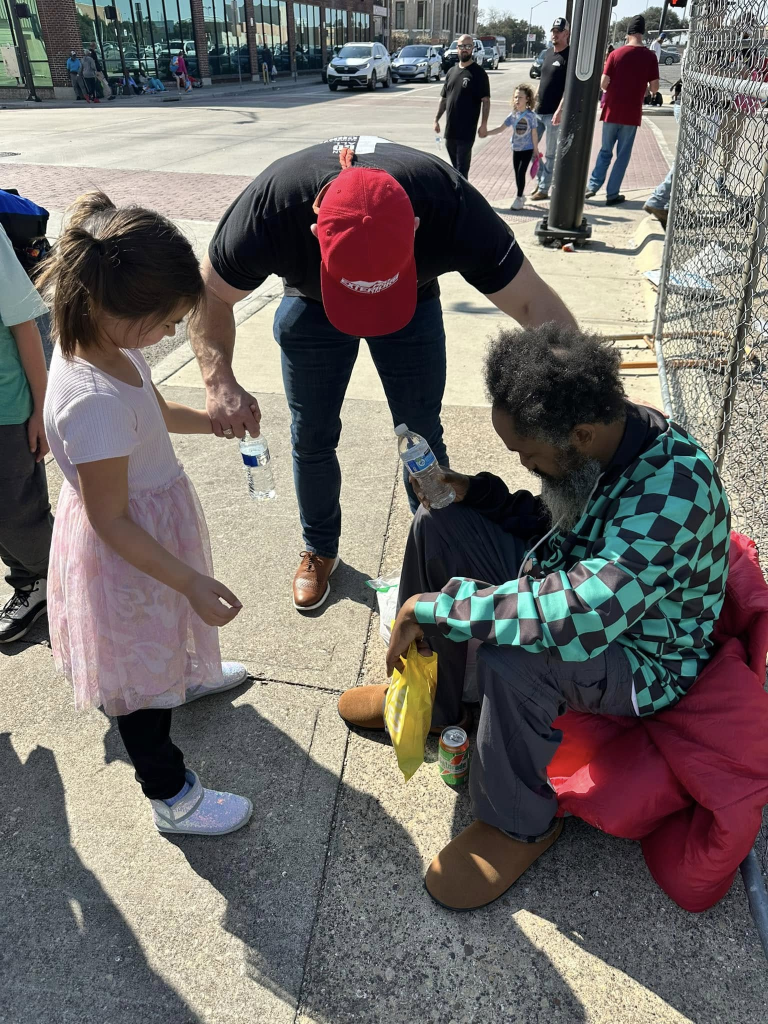
#> input picture brand-assets/pro-ministries-images/Pro Ministries Images/484510611_682320301036448_4348144568674459449_n.jpg, 1536 x 2048 px (shown at 1/2 size)
$ python -i frame_headshot.py   (imports and definitions only)
#> lines starting #> are read from the running program, lines starting #| are printed output that depends on the picture
#!/usr/bin/env python3
"""
frame_headshot.py — Pro Exteriors team-headshot framing tool.

Two modes:
  check    Detect the face and report whether a headshot is within the
           Pro Exteriors framing tolerance (see DESIGN.md "Team Headshots").
  reframe  Crop/resize a (already high-enough) source image to the canonical
           4:3 frame with the target head-top headroom and face scale.

The canonical standard is derived from the compliant team headshots:
  - Aspect ratio : 600 x 448  (4:3, ratio 1.339)
  - Face top      : 0.13 of frame height   (tolerance 0.08 - 0.24)
  - Face height   : 0.32 of frame height   (tolerance 0.26 - 0.44)
  - Face center x : 0.50                    (tolerance 0.46 - 0.54)

"Face" here is the OpenCV Haar frontal-face box (brow-to-chin), not the full
head. The numbers are internally consistent because every headshot is measured
the same way.

If `check` reports a head-top above tolerance (too little headroom) and the
source has no room to crop, the head must be EXTENDED first via the image
connector (outpaint additional background above the head), then `reframe` is
run on the extended image. See SKILL.md for the full workflow.

Usage:
  python3 frame_headshot.py check   <image> [<image> ...]
  python3 frame_headshot.py reframe <src_image> <dest.webp>
"""
import sys, os, cv2

# ── Canonical standard ─────────────────────────────────────────────────────
OUT_W, OUT_H = 600, 448
ASPECT       = OUT_W / OUT_H          # 1.339
TARGET_TOP   = 0.13                   # face-box top as fraction of frame height
TARGET_FACEH = 0.32                   # face-box height as fraction of frame height
TARGET_CX    = 0.50
TOL_TOP      = (0.08, 0.24)
TOL_FACEH    = (0.26, 0.44)
TOL_CX       = (0.46, 0.54)

_casc = cv2.CascadeClassifier(cv2.data.haarcascades + "haarcascade_frontalface_default.xml")


def detect_face(path):
    img = cv2.imread(path)
#> img is the input picture: shape (2048, 1536, 3); mean B, G, R 105.3, 108.1, 113.3
    if img is None:
        raise SystemExit(f"cannot read {path}")
    h, w = img.shape[:2]
#> h = 2048; w = 1536
    gray = cv2.cvtColor(img, cv2.COLOR_BGR2GRAY)
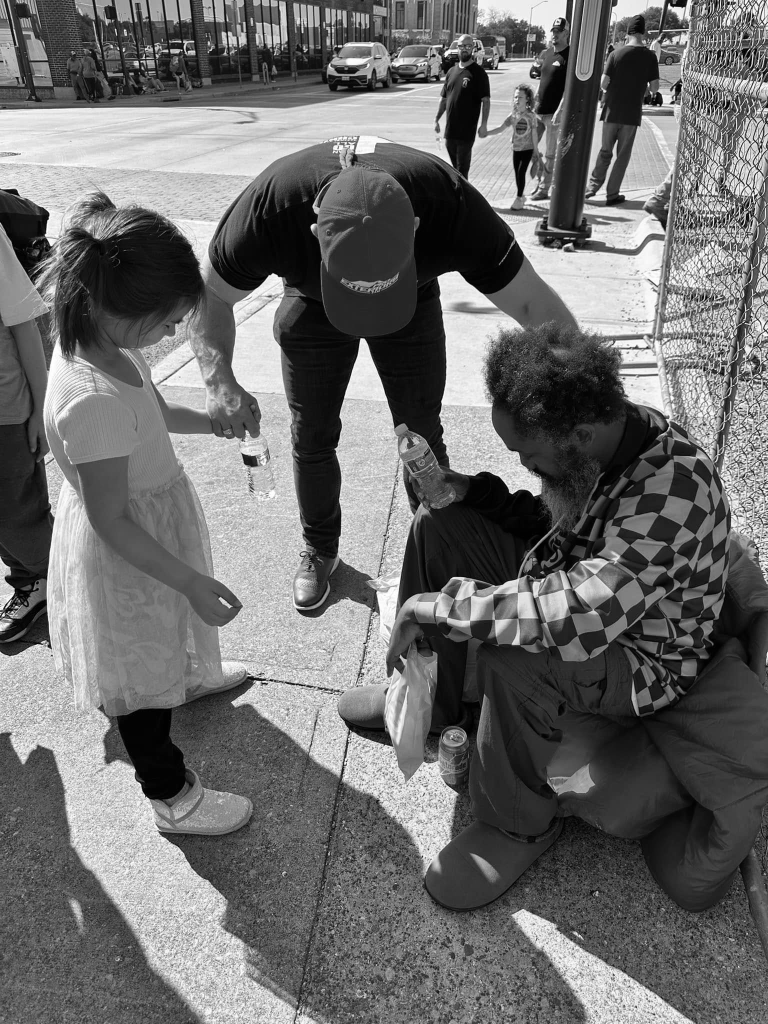
#> gray: shape (2048, 1536) (shown at 1/2 size); min 0, max 255, mean 109.3
    faces = _casc.detectMultiScale(gray, 1.1, 5, minSize=(int(w * 0.15), int(h * 0.15)))
#> faces = [[584, 1011, 405, 405]]
    if len(faces) == 0:
        return img, w, h, None
    x, y, fw, fh = sorted(faces, key=lambda b: b[2] * b[3])[-1]
#> x = 584; y = 1011; fw = 405; fh = 405
    return img, w, h, (int(x), int(y), int(fw), int(fh))


def metrics(w, h, face):
    x, y, fw, fh = face
    return dict(top=y / h, faceH=fh / h, cx=(x + fw / 2) / w)


def in_tol(m):
    return (TOL_TOP[0] <= m["top"] <= TOL_TOP[1]
            and TOL_FACEH[0] <= m["faceH"] <= TOL_FACEH[1]
            and TOL_CX[0] <= m["cx"] <= TOL_CX[1])


def cmd_check(paths):
    bad = 0
    for p in paths:
        _, w, h, face = detect_face(p)
        name = os.path.basename(p)
        if face is None:
            print(f"NO-FACE   {name}"); bad += 1; continue
        m = metrics(w, h, face)
        ok = in_tol(m)
        flags = []
        if not (TOL_TOP[0] <= m["top"] <= TOL_TOP[1]):
            flags.append("headroom" + ("(too tight)" if m["top"] < TOL_TOP[0] else "(too loose)"))
        if not (TOL_FACEH[0] <= m["faceH"] <= TOL_FACEH[1]): flags.append("face-scale")
        if not (TOL_CX[0] <= m["cx"] <= TOL_CX[1]): flags.append("off-center")
        print(f"{'PASS ' if ok else 'FAIL '} {name:55} top={m['top']:.3f} faceH={m['faceH']:.3f} cx={m['cx']:.3f} {' '.join(flags)}")
        bad += 0 if ok else 1
    print(f"\n{len(paths)-bad}/{len(paths)} within tolerance")
    return 1 if bad else 0


def cmd_reframe(src, dest):
    from PIL import Image
    img, w, h, face = detect_face(src)
#> w = 1536; h = 2048; face = (584, 1011, 405, 405)
    if face is None:
        raise SystemExit("no face detected — cannot reframe")
    x, y, fw, fh = face
#> x = 584; y = 1011; fw = 405; fh = 405
    face_cx = x + fw / 2
#> face_cx = 786.5
    # crop height so the face fills TARGET_FACEH of the frame
    Hc = fh / TARGET_FACEH
#> Hc = 1265.6
    Wc = Hc * ASPECT
#> Wc = 1695
    if Wc > w:                      # not enough width — cap to width
        Wc = w; Hc = Wc / ASPECT
#> after `Wc = w`: Wc = 1536
#> after `Hc = Wc / ASPECT`: Hc = 1146.9
    # prefer centering the face horizontally: limit width so the face can sit
    # at the crop's center rather than being shoved against an edge
    center_max_w = 2 * min(face_cx, w - face_cx)
#> center_max_w = 1499
    if Wc > center_max_w:
        Wc = center_max_w; Hc = Wc / ASPECT
#> after `Wc = center_max_w`: Wc = 1499
#> after `Hc = Wc / ASPECT`: Hc = 1119.3
    if Hc > h:                      # not enough height — cap to height
        Hc = h; Wc = Hc * ASPECT
    left = face_cx - Wc / 2
#> left = 37
    top = y - TARGET_TOP * Hc
#> top = 865.5
    left = max(0, min(left, w - Wc))
    top = max(0, min(top, h - Hc))
    box = (int(round(left)), int(round(top)), int(round(left + Wc)), int(round(top + Hc)))
#> box = (37, 865, 1536, 1985)
    from PIL import ImageOps
    pim = ImageOps.exif_transpose(Image.open(src)).convert("RGB").crop(box).resize((OUT_W, OUT_H))
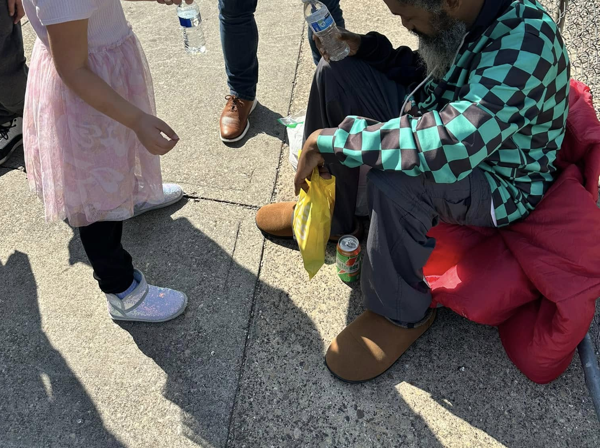
#> pim: PIL image 600x448 RGB; mean R, G, B 108.6, 102.3, 99.9
    os.makedirs(os.path.dirname(dest) or ".", exist_ok=True)
    pim.save(dest, "WEBP", quality=85, method=6)
    # report resulting framing
    _, rw, rh, rface = detect_face(dest)
#> call 2 of detect_face, with path = 'out.png'
#> in detect_face (call 2), `gray = cv2.cvtColor(img, cv2.COLOR_BGR2GRAY)`:
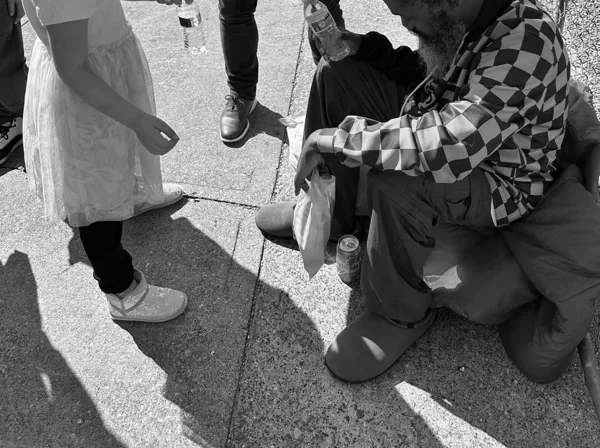
#> gray: shape (448, 600); min 0, max 255, mean 104
#> in detect_face (call 2), `faces = _casc.detectMultiScale(gray, 1.1, 5, minSize=(int(w * 0.15), i..`: faces = [[214, 54, 173, 173]]
#> in detect_face (call 2), `x, y, fw, fh = sorted(faces, key=lambda b: b[2] * b[3])[-1]`: x = 214; y = 54; fw = 173
#> rw = 600; rh = 448; rface = (214, 54, 173, 173)
    if rface:
        m = metrics(rw, rh, rface)
#> in metrics, `x, y, fw, fh = face`: x = 214; y = 54; fw = 173
#> m = {'top': 0.121, 'faceH': 0.386, 'cx': 0.501}
        print(f"wrote {dest}  -> top={m['top']:.3f} faceH={m['faceH']:.3f} cx={m['cx']:.3f}  {'PASS' if in_tol(m) else 'CHECK'}")
#| wrote out.png  -> top=0.121 faceH=0.386 cx=0.501  PASS
    else:
        print(f"wrote {dest} (face not re-detected at output size — verify visually)")


# [10 lines not run here, left out]

>>> result = cmd_reframe('../../../brand-assets/pro-ministries-images/Pro Ministries Images/484510611_682320301036448_4348144568674459449_n.jpg', 'out.png')
